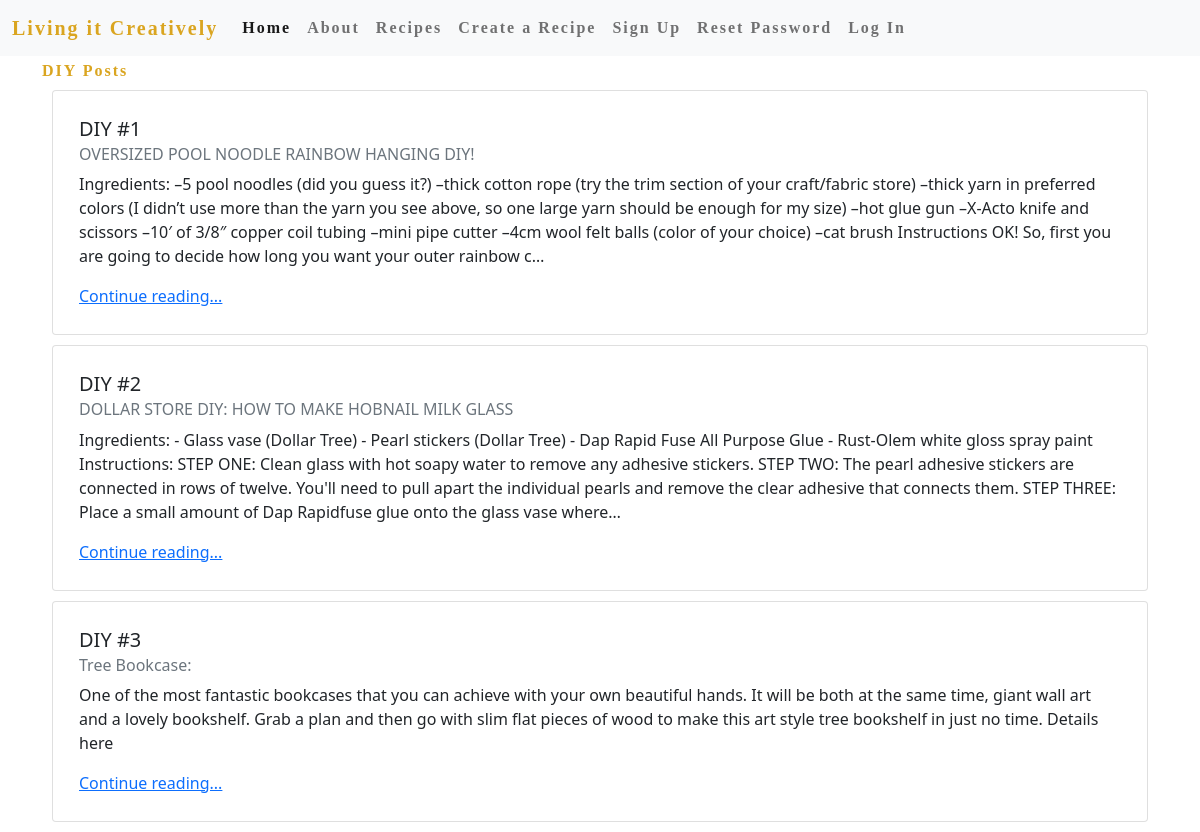
Page /post/ on the committed database.
### post/models.py (models this page shows, shortened)
class Post(models.Model):
    title = models.CharField(max_length=256)
    author = models.ForeignKey(
        'auth.User',
        on_delete=models.CASCADE,
        null=True, default=None
        )
    body = models.TextField()
    created_on = models.DateTimeField(auto_now_add=True)

### post/views.py (the view)
# urls.py: path('', PostListView.as_view(), name='post_list'),
class PostListView(ListView):
    template_name = 'post/list.html'
    model = Post

### templates/post/list.html (shortened to what this page needs)
{% extends 'base.html' %}
{% block content %}
    <h1>DIY Posts</h1>
    {% for post in post_list %}
        <div class="card post-list">
            <div class="card-body">
                <h5 class="card-title">DIY #{{ post.id }}</h5>
                <h6 class="card-subtitle mb-2 text-muted">{{ post.title }}</h6>
                <p class="card-text">{{ post.body|truncatechars:500 }}</p>
                <a href="{% url 'post_detail' post.id %}" class="card-link">Continue reading...</a>
            </div>
        </div>
    {% endfor %}
{% endblock content %}

### templates/base.html (shortened to what this page needs)
{% load static %}
<!DOCTYPE html>
<html lang="en">
<head>
    <link href="https://cdn.jsdelivr.net/npm/bootstrap@5.1.3/dist/css/bootstrap.min.css" rel="stylesheet">
    <link rel="stylesheet" href="{% static 'css/base.css' %}">
</head>
<body>
    <nav class="navbar navbar-expand-lg navbar-light bg-light">
        <div class="container-fluid">
            <a class="navbar-brand page-name"  href="{% url 'home' %}"> Living it Creatively </a>
            <div class="collapse navbar-collapse" id="navbarNav">
            <ul class="navbar-nav">
                <li class="nav-item">
                <a class="nav-link active" aria-current="page" href="{% url 'home' %}">Home</a>
                </li>
                <li class="nav-item">
                <a class="nav-link" href="{% url 'about' %}">About</a>
                </li>
                <li class="nav-item">
                <a class="nav-link" href="{% url 'post_list' %}">Recipes</a>
                </li>
                <li class="nav-item">
                    <a class="nav-link" href="{% url 'post_new' %}">Create a Recipe</a>
                </li>
                {% if user.is_authenticated %}
                <li class="nav-item">
                    <a class="nav-link" href="{% url 'logout' %}">Log Out</a>
                </li>
                <li class="nav-item">
                    <a class="nav-link" href="{% url 'password_change' %}">Change Password</a>
                </li>
                {% else %}
                <li class="nav-item">
                    <a class="nav-link" href="{% url 'signup' %}">Sign Up</a>
                </li>
                <li class="nav-item">
                    <a class="nav-link" href="{% url 'password_reset' %}">Reset Password</a>
                </li>
                <li class="nav-item">
                    <a class="nav-link" href="{% url 'login' %}">Log In</a>
                </li>
                {% endif %}
            </ul>
            </div>
        </div>
    </nav>
    <div class="container">
        {% block content %}
        {% endblock content %}
    </div>
</body>
</html>

### static/css/base.css (style rules this page uses)
h1 { color: rgb(218, 165, 32); font-family: papyrus; font-size: medium; font-weight: bold; letter-spacing: 2px; margin-top: 5px; }
.post-list { margin: 10px; padding: 10px; }
a.navbar-brand.page-name { color: rgb(218, 165, 32); font-weight: bolder ; font-family: papyrus; letter-spacing: 2px; }
.navbar { color:rgb(218, 165, 32); font-family: papyrus; font-size: medium; font-weight: bold; letter-spacing: 2px; }

### rows in the picture
Post: id "1", title "OVERSIZED POOL NOODLE RAINBOW HANGING DIY!", body "Ingredients: –5 pool noodles (did you guess it?) –thick cotton rope (try the trim section of your craft/fabric store) –thick yarn in preferred colors (I didn’t use more than the yarn you see above, so one large yarn should be enough for my size) –hot glue gun –X-Acto knife and scissors –10′ of 3/8″ copper coil tubing –mini pipe cutter –4cm wool felt balls (color of your choice) –cat brush Instructions OK! So, first you are going to decide how long you want your outer rainbow c…"
Post: id "2", title "DOLLAR STORE DIY: HOW TO MAKE HOBNAIL MILK GLASS", body "Ingredients: - Glass vase (Dollar Tree) - Pearl stickers (Dollar Tree) - Dap Rapid Fuse All Purpose Glue - Rust-Olem white gloss spray paint Instructions: STEP ONE: Clean glass with hot soapy water to remove any adhesive stickers. STEP TWO: The pearl adhesive stickers are connected in rows of twelve. You'll need to pull apart the individual pearls and remove the clear adhesive that connects them. STEP THREE: Place a small amount of Dap Rapidfuse glue onto the glass vase where…"
Post: id "3", title "Tree Bookcase:", body "One of the most fantastic bookcases that you can achieve with your own beautiful hands. It will be both at the same time, giant wall art and a lovely bookshelf. Grab a plan and then go with slim flat pieces of wood to make this art style tree bookshelf in just no time. Details here"
